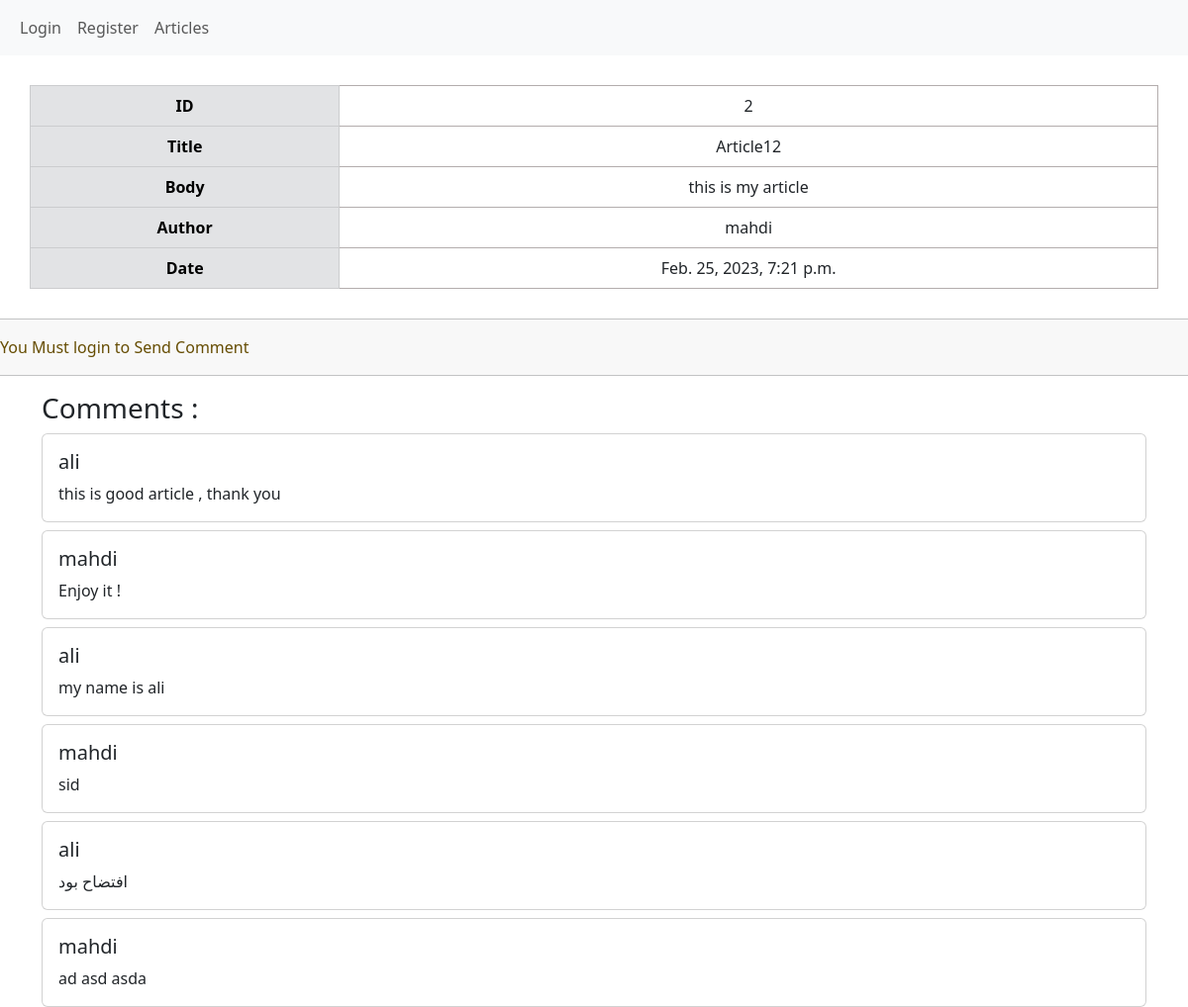
Page /articles/2/ on the earlier database version.
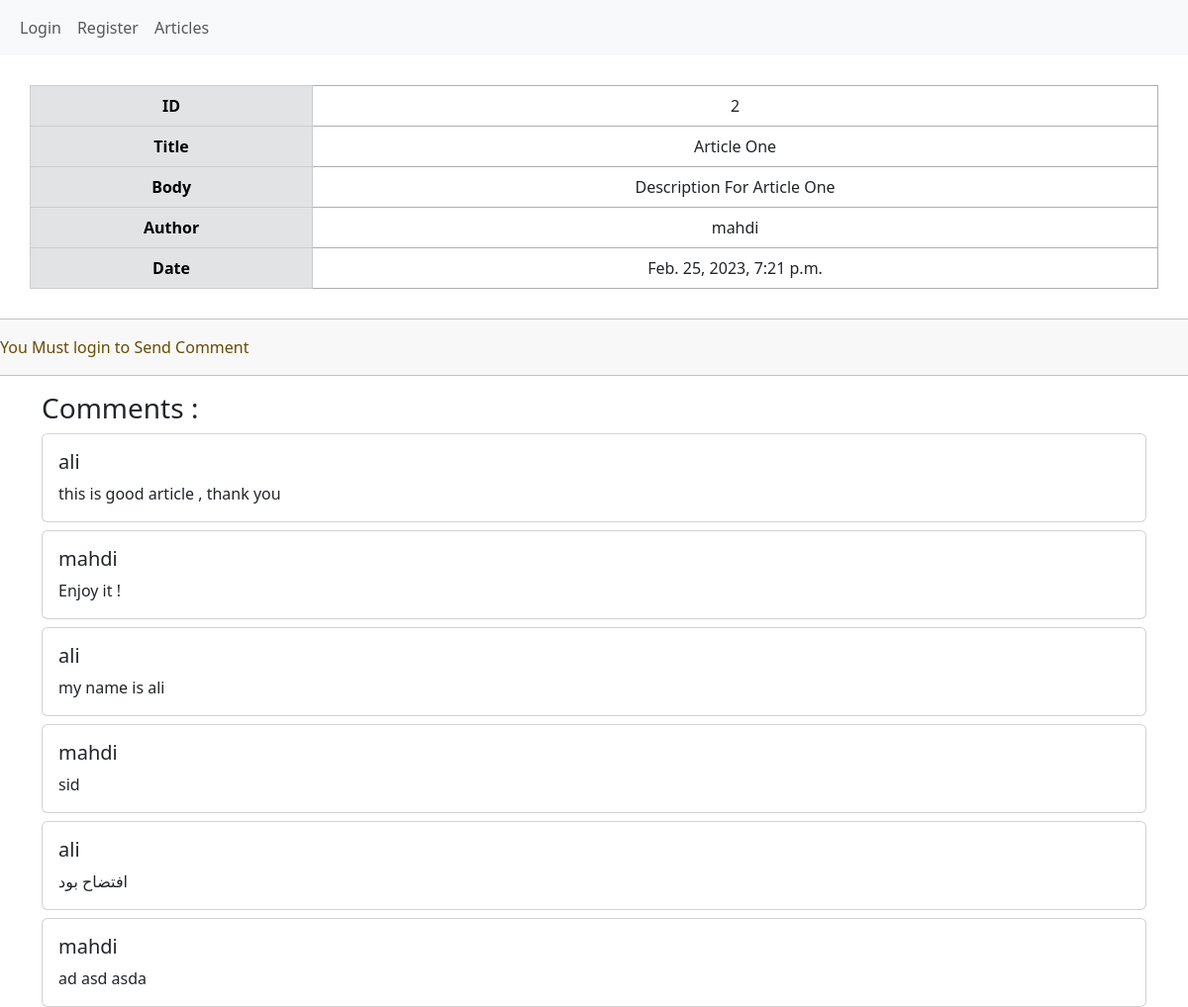
Same page on the later database version.
### articles/models.py (models this page shows, shortened)
class Article(models.Model):
    title = models.CharField(max_length=100)
    body = models.TextField()
    date = models.DateTimeField(auto_now_add=True)
    author = models.ForeignKey(get_user_model(), on_delete=models.CASCADE)
    def __str__(self):
        return self.title

### accounts/models.py (models this page shows)
class CustomUser(AbstractUser):
    age = models.PositiveIntegerField(null=True,blank=True)
    phone = models.BigIntegerField(null=True,blank=True)
    nationality = models.CharField(max_length=20,null=True)

### articles/views.py (the view)
# urls.py: path('<int:pk>/', article_detail_view, name='article_detail'),
def article_detail_view(request, pk):
    article = get_object_or_404(Article, pk=pk)
    form = CommentForm()
    if request.method == 'POST':
        form = CommentForm(request.POST)
        if form.is_valid():
            obj = form.save(commit=False)
            obj.author = request.user
            obj.article = article
            obj.save()
            return HttpResponseRedirect(request.path_info)
    else:
        form = CommentForm()
    context = {'article': article, 'form': form}
    return render(request, 'articles/article_detail.html', context)

### templates/articles/article_detail.html (shortened to what this page needs)
{% extends 'base.html' %}
{% load crispy_forms_filters %}
{% block content %}
    <div style=" margin: 30px">
        <table class="table">
            <tr>
                <th class="table-secondary">ID</th>
                <td>{{ article.id }}</td>
            </tr>
            <tr>
                <th class="table-secondary">Title</th>
                <td>{{ article.title }}</td>
            </tr>
            <tr>
                <th class="table-secondary">Body</th>
                <td>{{ article.body }}</td>
            </tr>
            <tr>
                <th class="table-secondary">Author</th>
                <td>{{ article.author }}</td>
            </tr>
            <tr>
                <th class="table-secondary">Date</th>
                <td>{{ article.date }}</td>
            </tr>
        </table>
    </div>
    <div style="background: #f8f8f8">
    <hr>
    {% if user.is_authenticated %}
        <div class="container" >
            <h3>Add Comment:</h3>
            <form action="" method="POST" class="card p-4" >
                {% csrf_token %}
                {{ form|crispy }}
                <button type="submit" class="btn btn-primary"
                        style="margin-top: 20px">Add Your Comment
                </button>
            </form>
        </div>
    {% else %}
        <p class="text-warning-emphasis">You Must login to Send Comment</p>
    {% endif %}
    <hr>
</div>
    <div class="container">
    <h3>Comments :</h3>
    {% for comment in article.comments.all %}
        <div class="card mt-2">
            <div class="card-body">
                <h5 class="card-title">{{ comment.author }}</h5>
                <p class="card-text">{{ comment.comment }}
            </div>
        </div>
    {% endfor %}
    </div>
{% endblock %}

Differences in the rows shown:
changed Article "mahdi": title "Article12" → "Article One"; body "this is my article" → "Description For Article One"
